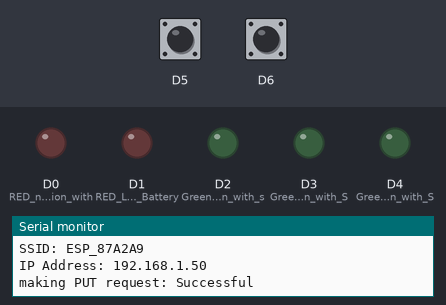
This sketch was run on a simulated Arduino MKR. Shown: output pins drawn as LEDs (lit = HIGH), the last lines printed to the serial monitor. The inputs (shaded band) are chosen by the test bench; at power-on: D5 LOW, D6 LOW. WiFi joins after 1.5 s; servers stay silent unless stated; uploads are accepted with an empty reply.

Above: at 2.7 s.
2.8 s: D5 driven HIGH
At 4.5 s:
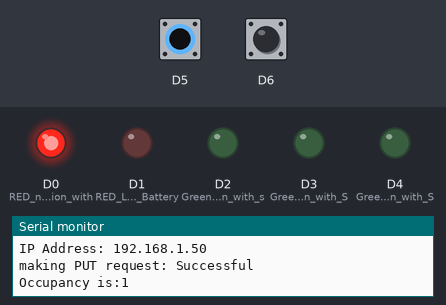
4.8 s: D6 driven HIGH
At 6.2 s:
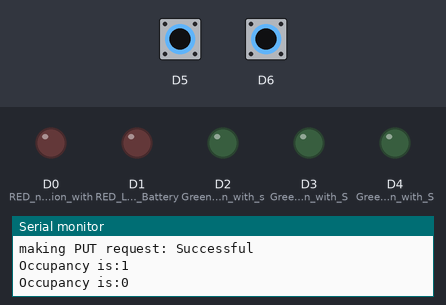
6.8 s: D5 pulsed LOW 2 times (0.12 s each, 0.3 s apart)
At 8.9 s:
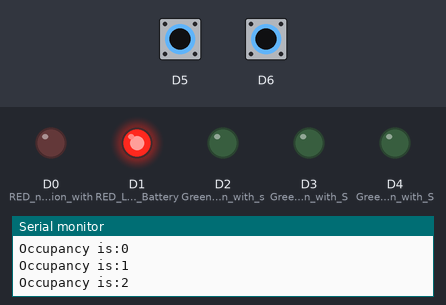
9.4 s: D6 pulsed LOW 5 times (0.12 s each, 0.3 s apart)
At 13.2 s:
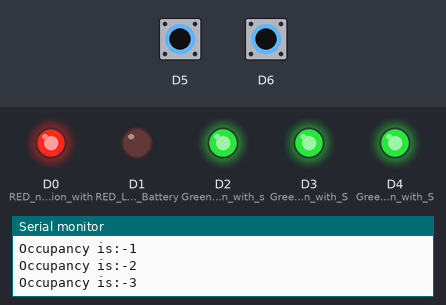
Timing chart, 0 to 14.5 s (numbered marks = the images above; inputs shaded):
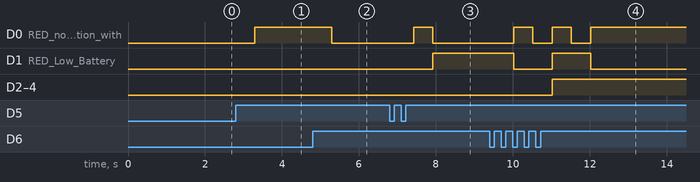

The sketch:

Occupancy_Tracker_v1.ino
```cpp
/*
This program includes the measuring capabilities of the TE Ambimate sensor with the previous client code
Periodic communication with the server via HTTP

sensor communication using i2c
request all mesaured data, which is reaches in a char array

RED=VCC(TOP RIGHT ON sensor)
BLack=GND
YELLOW=SCL
BLUE=SDA

*/
#include <ArduinoHttpClient.h>
#include <WiFiNINA.h>
#include "Sensor_Config.h"
///////please enter your sensitive data in the Secret tab/arduino_secrets.h
/////// Wifi Settings ///////
char ssid[] = SERVER_2_SSID;
char pass[] = SECRET_PASS;

///Create wificlient object, HTTP client object and relevant variables
char serverAddress[] = SERVER_2_IP;  // server address
int port = 80;//port number for HTTP
WiFiClient wifi;//Create a wifi Client object called wifi.
HttpClient client = HttpClient(wifi, serverAddress, port);//create http client object  using the wifi client object
int wifi_status = WL_IDLE_STATUS;
int http_status_code = client.responseStatusCode();
String http_response = client.responseBody();
String http_content_type;
String http_put_data;
String sensor_number = SENSOR_6;//sensor number sent as http url


int occupancy=0;
volatile int occupancy_vol;
int sample_time = 120000;//2 min

void setup() {
  Serial.begin(9600);
  pinMode(0,OUTPUT);//RED no commincation with server
  pinMode(1,OUTPUT);//RED Low Battery
  pinMode(2,OUTPUT);//Green commincation with sensor IC
  pinMode(3,OUTPUT);//Green commincation with Server
  pinMode(4,OUTPUT);//Green commincation with Server

  pinMode(5,INPUT);
  pinMode(6,INPUT);

  attachInterrupt(digitalPinToInterrupt(5), increase, RISING);
  attachInterrupt(digitalPinToInterrupt(6), decrease, RISING);
  connect_to_wifi();
}

void loop() {
  put_request();
  delay(sample_time);
}

void led(int i){
  if(i&0b1){
    digitalWrite(0,HIGH);
  }
  else{
    digitalWrite(0,LOW);
  }
  if(i&0b10){
    digitalWrite(1,HIGH);
  }
  else{
    digitalWrite(1,LOW);
  }
  if(i&0b100){
    digitalWrite(2,HIGH);
  }
  else{
    digitalWrite(2,LOW);
  }
  if(i&0b1000){
    digitalWrite(3,HIGH);
  }
  else{
    digitalWrite(3,LOW);
  }
  if(i&0b10000){
    digitalWrite(4,HIGH);
  }
  else{
    digitalWrite(4,LOW);
  }

}
void connect_to_wifi(void){
  while ( wifi_status != WL_CONNECTED) {
    Serial.print("Attempting to connect to Network named: ");
    Serial.println(ssid);                   // print the network name (SSID);
    // Connect to WPA/WPA2 network:
    wifi_status = WiFi.begin(ssid, pass);
  }

  // print the SSID of the network you're attached to:
  Serial.print("SSID: ");
  Serial.println(WiFi.SSID());

  // print your WiFi shield's IP address:
  IPAddress ip = WiFi.localIP();
  Serial.print("IP Address: ");
  Serial.println(ip);

}
void reconnect_to_wifi(void){
  while ( wifi_status != WL_CONNECTED) {
    wifi_status = WiFi.begin(ssid, pass);// Connect to WPA/WPA2 network:
  }
}
void put_request(){
  Serial.print("making PUT request: ");
  http_content_type = "text/plain";
  http_put_data = String(occupancy);
  if( wifi.connect(serverAddress,port)){
    if(wifi.connected()){
      //client connected to the server
      client.put(sensor_number, http_content_type, http_put_data);
      http_status_code = client.responseStatusCode();
      http_response = client.responseBody();
      Serial.println("Successful");
    }
  }
  else{
    //print error message then wait 1 second  then attempt to connect to the wifi network
    wifi_error();
    wifi.flush();
    wifi.stop();// disconnect the wifi client
    WiFi.disconnect();//disconnect from the wifi network
    delay(1000);
    Serial.println("Attempting to reconnect");
    reconnect_to_wifi();
  }
}
void wifi_error(void){
  String error_code;
  wifi_status=wifi.status();
  Serial.println("Error with WiFi connection");
  switch (wifi_status)
  {
  case 0:
    error_code="WiFi idle";
    break;
  case 1:
    error_code="No SSID available";
    break;
  case 4:
    error_code="Connection Failed";
    break;
  case 5:
    error_code="Connection Lost";
    break;
  case 6:
    error_code="Disconnected from WiFi";
    break;
  default:
    break;
  }
  Serial.print("Error: ");
  Serial.println(error_code);
}
void increase(void){
  occupancy_vol++;
  delay(500);
  if(occupancy!=occupancy_vol){
    occupancy=occupancy_vol;
    Serial.print("Occupancy is:");
    Serial.println(occupancy);
  }
  led(occupancy);

}
void decrease(void){
  occupancy_vol--;
  delay(500);
  if(occupancy!=occupancy_vol){
    occupancy=occupancy_vol;
    Serial.print("Occupancy is:");
    Serial.println(occupancy);
  }
  led(occupancy);
}
```

Sensor_Config.h
```cpp
//server 1
#define SERVER_1_SSID "ESP_3422B9"
#define SERVER_1_IP "192.168.4.1"
#define SERVER_2_SSID "ESP_87A2A9"
#define SERVER_2_IP "192.168.4.1"
#define SECRET_PASS ""

#define SENSOR_1 "/1"
#define SENSOR_2 "/2"
#define SENSOR_3 "/3"
#define SENSOR_4 "/4"
#define SENSOR_5 "/5"
#define SENSOR_6 "/6"
```

Measured:
- after the input at 2.8 s, D0 (RED_no_commincation_with): LOW → HIGH after 0.50 s
- after the input at 4.8 s, D0 (RED_no_commincation_with): HIGH → LOW after 0.50 s
- after the input at 6.8 s, D0 (RED_no_commincation_with): LOW → HIGH after 0.62 s, → LOW 0.50 s later; D1 (RED_Low_Battery): LOW → HIGH after 1.1 s
- after the input at 9.4 s, D0 (RED_no_commincation_with): alternates HIGH for 0.50 s and LOW for 0.50 s, 5 changes in all, then stays HIGH, starting after 0.62 s; D1 (RED_Low_Battery): HIGH → LOW after 0.62 s, → HIGH 1.0 s later, → LOW 1.0 s later
